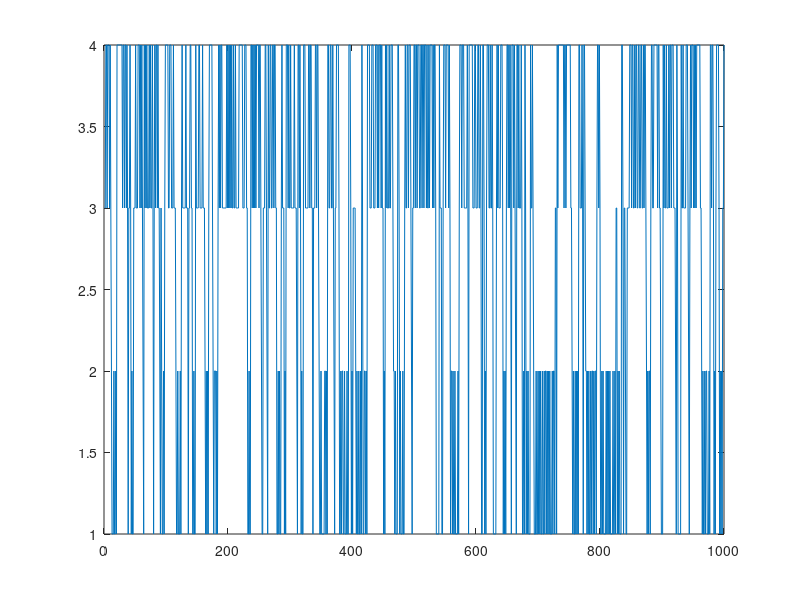

The MATLAB source for this figure:
disp("gogogo");

function valor = sorteioRandom(u)
   r = rand();
   soma = 0;
   pos = 1;
   do
     valor = pos;
     soma += u(pos);
     pos++;
   until r <= soma;
endfunction


u0 = [0.7, 0.1, 0.1, 0.1];
T = [0.4, 0.4, 0.1, 0.1; 0.9, 0.1, 0, 0; 0.1, 0.1, 0.4, 0.4; 0 0 0.5 0.5];
%T = [0, 1, 0, 0; 0, 0, 1, 0; 0, 0, 0, 1; 1 0 0 0];
r= 1000;
et = zeros(r,1);
u = u0;
for t=1:1:r
  e = sorteioRandom(u);
  et(t,1)=e;
  %disp(e);
  u = T(e,:);
endfor
plot(et);


